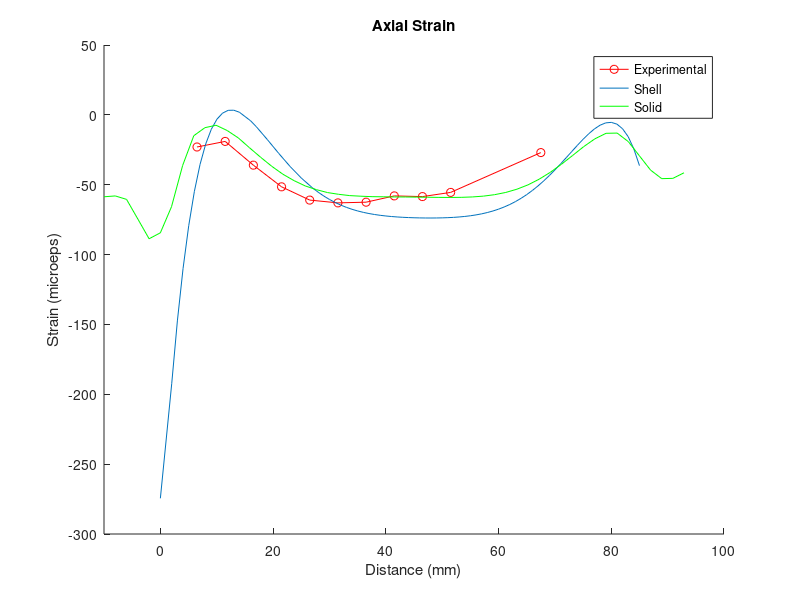
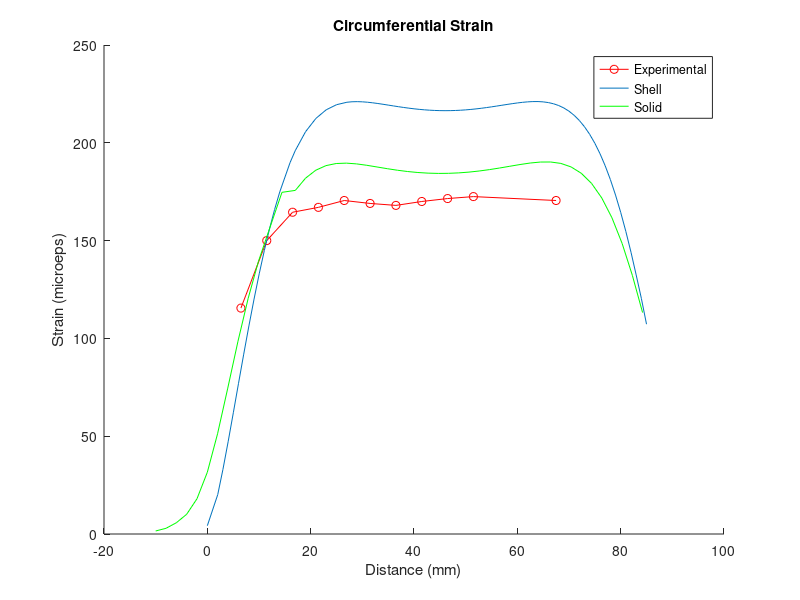
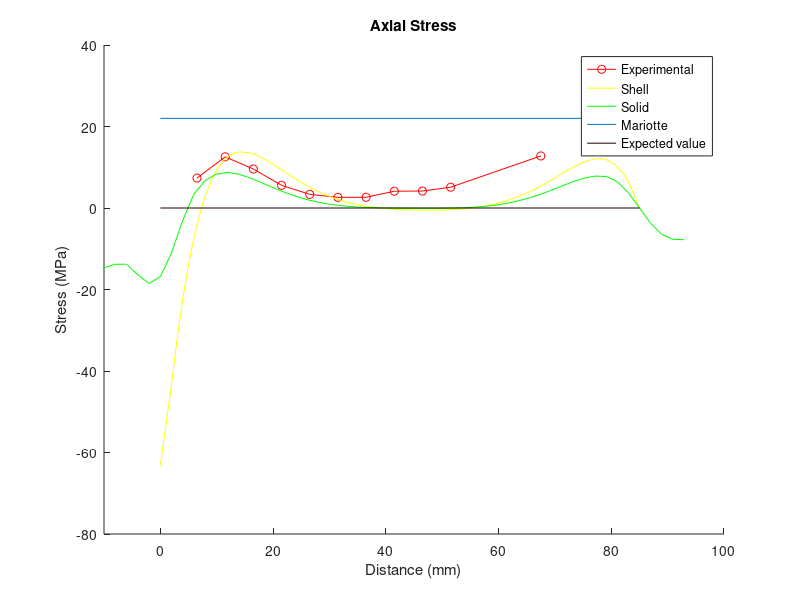
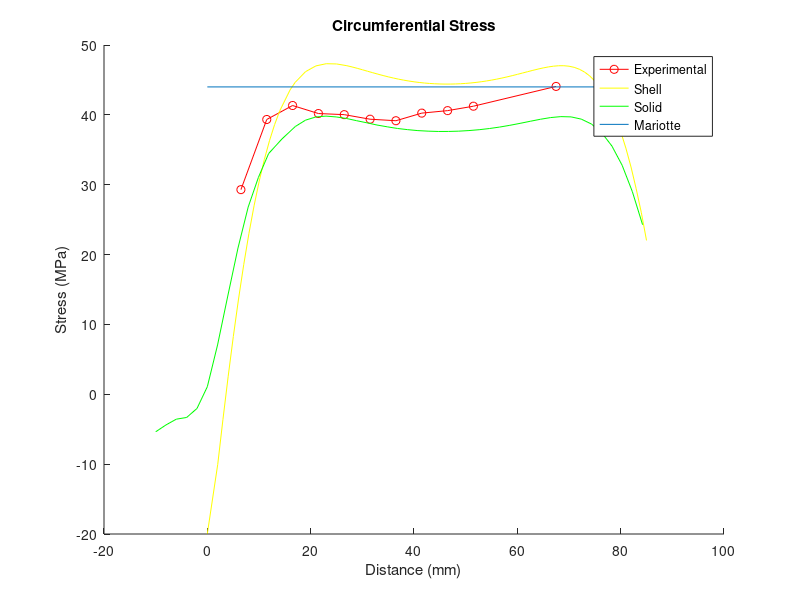

These charts were generated, in order, by the following MATLAB code:
%% STRAIN
clear all;
close all;

prova1_ax=-[23 16 35 51 60 63 62 57 58 56 27];
prova1_cir=-[-115 -150 -165 -170 -171 -170 -168 -169 -170 -171 -169];
prova2_ax=-[23 22 37 52 62 63 63 59 59 55 27];
prova2_cir=-[-116 -150 -164 -164 -170 -168 -168 -171 -173 -174 -172];
distance=[6.5 11.5 16.5 21.5 26.5 31.5 36.5 41.5 46.5 51.5 67.5];

EPSexp_ax=(prova1_ax+prova2_ax)/2;
EPSexp_cir=(prova1_cir+prova2_cir)/2;

xdis_shell=[0
2.0125
3.01873
4.02498
5.03117
6.03692
7.04142
8.04382
9.04354
10.0422
11.037
12.0298
13.0224
14.0158
16.0069
17.0041
19.0066
21.013
23.0126
25.0101
27.0088
28.0086
29.0084
30.0083
31.0082
32.0081
33.008
34.0079
35.0078
36.0077
37.0076
38.0075
39.0074
40.0073
41.0072
42.0071
43.007
44.0069
45.0068
46.0067
47.0066
48.0065
49.0064
50.0063
51.0062
52.0061
53.006
54.0059
55.0058
56.0057
57.0055
58.0054
59.0053
60.0052
61.0051
62.005
63.0049
64.0048
65.0047
66.0046
67.0045
68.0044
69.0043
70.0042
71.0041
72.004
73.0039
74.0038
75.0037
76.0036
77.0035
78.0034
79.0033
80.0032
81.0031
82.003
83.0029
84.0028
85.0027]';

EPSshell_cir=10^6*[4.24516E-006
2.01288E-005
3.30231E-005
4.7168E-005
6.19992E-005
7.70496E-005
9.19392E-005
0.000106369
0.000120123
0.00013304
0.000145003
0.000155967
0.000165924
0.000174876
0.000189844
0.000195938
0.000205662
0.000212465
0.000216888
0.000219484
0.000220733
0.000220982
0.000221042
0.00022095
0.000220741
0.000220446
0.00022009
0.000219695
0.00021928
0.000218862
0.000218453
0.000218065
0.000217706
0.000217382
0.000217101
0.000216865
0.000216677
0.000216541
0.000216457
0.000216427
0.00021645
0.000216527
0.000216656
0.000216835
0.000217063
0.000217336
0.00021765
0.000218001
0.000218381
0.000218782
0.000219196
0.000219609
0.000220008
0.000220376
0.000220692
0.000220935
0.000221075
0.000221085
0.000220928
0.000220566
0.000219956
0.000219052
0.000217801
0.000216148
0.000214036
0.000211403
0.000208187
0.000204324
0.000199753
0.000194414
0.000188254
0.000181228
0.000173297
0.000164453
0.000154669
0.000144018
0.000132418
0.000120475
0.000107261]';

EPSshell_ax=10^6*[-0.000274459
-0.000192458
-0.000147469
-0.000110002
-7.93214E-005
-5.47024E-005
-3.54391E-005
-2.08465E-005
-1.02656E-005
-3.08584E-006
1.25055E-006
3.24295E-006
3.32714E-006
1.89166E-006
-4.23819E-006
-8.39093E-006
-1.78215E-005
-2.7631E-005
-3.6931E-005
-4.52369E-005
-5.2326E-005
-5.5388E-005
-5.81311E-005
-6.05669E-005
-6.27111E-005
-6.45828E-005
-6.62034E-005
-6.75951E-005
-6.87809E-005
-6.97834E-005
-7.06245E-005
-7.13247E-005
-7.19034E-005
-7.23779E-005
-7.27638E-005
-7.30746E-005
-7.33213E-005
-7.35131E-005
-7.36565E-005
-7.37559E-005
-7.38131E-005
-7.38278E-005
-7.37971E-005
-7.3716E-005
-7.3577E-005
-7.33705E-005
-7.30846E-005
-7.27056E-005
-7.22176E-005
-7.1603E-005
-7.0843E-005
-6.99172E-005
-6.88045E-005
-6.74836E-005
-6.59332E-005
-6.41331E-005
-6.20645E-005
-5.97114E-005
-5.70618E-005
-5.41085E-005
-5.08509E-005
-4.72969E-005
-4.34642E-005
-3.93831E-005
-3.5098E-005
-3.06707E-005
-2.61825E-005
-2.17374E-005
-1.74645E-005
-1.35222E-005
-1.00989E-005
-7.4203E-006
-5.7435E-006
-5.37534E-006
-6.64026E-006
-9.94766E-006
-1.56299E-005
-2.43895E-005
-3.63355E-005]';

xdis_solid=[0
2
4
6
8
10
11.9767
13.9535
15.9302
17.907
19.8837
21.8605
24.4461
27.0316
29.0084
30.9851
32.9619
34.9386
36.9154
38.8921
40.8689
42.8456
44.8223
46.7991
48.7758
50.7526
52.7293
54.7061
56.6828
58.6596
60.6363
62.613
64.5898
66.5665
68.5433
70.52
72.4968
74.4735
76.4503
78.427
80.4037
82.3805
84.3572
86.334
88.3107
90.2875
92.2642
94.241]'-10;

xdis_solid_ax=[0
2
4
6
8
10
11.9767
13.9535
15.9302
17.907
19.8837
21.8605
23.8372
25.8139
27.7907
29.7674
31.7442
33.7209
35.6977
37.6744
39.6512
41.6279
43.6046
45.5814
47.5581
49.5349
51.5116
53.4884
55.4651
57.4419
59.4186
61.3953
63.3721
65.3488
67.3256
69.3023
71.2791
73.2558
75.2326
77.2093
79.186
81.1628
83.1395
85.1163
87.093
89.0698
91.0465
93.0233
95
96.9767
98.9535
100.93
102.907]'-10;

EPSsolid_ax=10^6*[-5.86354E-005
-5.80254E-005
-6.04915E-005
-7.45254E-005
-8.86844E-005
-8.44247E-005
-6.57525E-005
-3.62044E-005
-1.49273E-005
-9.17198E-006
-7.43939E-006
-1.12233E-005
-1.65249E-005
-2.35448E-005
-3.036E-005
-3.68212E-005
-4.24997E-005
-4.70833E-005
-5.08624E-005
-5.35286E-005
-5.56121E-005
-5.68617E-005
-5.77945E-005
-5.82232E-005
-5.85493E-005
-5.86358E-005
-5.87492E-005
-5.8784E-005
-5.88872E-005
-5.89655E-005
-5.90702E-005
-5.91015E-005
-5.90352E-005
-5.87499E-005
-5.81641E-005
-5.71289E-005
-5.55336E-005
-5.32159E-005
-5.00923E-005
-4.60409E-005
-4.11132E-005
-3.53379E-005
-2.9075E-005
-2.27173E-005
-1.71547E-005
-1.32048E-005
-1.30363E-005
-1.91493E-005
-2.93584E-005
-3.95575E-005
-4.56532E-005
-4.54478E-005
-4.14545E-005]';

EPSsolid_cir=10^6*[1.54862E-006
2.91109E-006
5.74954E-006
1.00844E-005
1.80411E-005
3.15848E-005
5.1224E-005
7.45788E-005
9.85426E-005
0.000120517
0.000139294
0.000154727
0.000174676
0.000175673
0.000181917
0.000185978
0.000188332
0.000189412
0.000189605
0.000189216
0.000188503
0.00018764
0.00018677
0.000185974
0.000185312
0.000184811
0.00018449
0.000184352
0.000184397
0.000184622
0.00018502
0.000185582
0.000186289
0.000187113
0.000188006
0.000188893
0.000189665
0.000190165
0.000190187
0.000189464
0.000187668
0.000184415
0.000179283
0.000171832
0.000161677
0.000148508
0.000132216
0.00011321]';

figure(1)
hold on;
xlim([-10 100]);
plot(distance,EPSexp_ax,'r-o');
plot(xdis_shell,EPSshell_ax);
plot(xdis_solid_ax,EPSsolid_ax,'g');
legend('Experimental','Shell','Solid')
xlabel('Distance (mm)');
ylabel('Strain (microeps)');
title('Axial Strain')

figure(2)
hold on;
plot(distance,EPSexp_cir,'-ro')
plot(xdis_shell,EPSshell_cir)
plot(xdis_solid,EPSsolid_cir,'g')
legend('Experimental','Shell','Solid')
xlabel('Distance (mm)');
ylabel('Strain (microeps)');
title('Circumferential Strain')

%% STRESS
E=206000;
poss=0.3;
den=(poss+1)*(2*poss-1);

SIGexp_cir=E/den*((poss-1)*EPSexp_cir-poss*EPSexp_ax)/10^6;
SIGexp_ax=E/den*((poss-1)*EPSexp_ax-poss*EPSexp_cir)/10^6;

SIGshell_cir=[-19.9564
-10.0289
-3.61598
2.51225
8.28141
13.6388
18.5505
22.9995
26.9863
30.5201
33.6165
36.303
38.6113
40.5713
43.5639
44.6558
46.1844
47.0088
47.3218
47.2881
47.036
46.8602
46.6647
46.4576
46.2458
46.0347
45.8287
45.6312
45.445
45.2718
45.1132
44.97
44.8428
44.7318
44.6372
44.5589
44.4968
44.4507
44.4204
44.4059
44.4069
44.4234
44.4555
44.5032
44.5664
44.6453
44.7398
44.8497
44.9748
45.1146
45.2681
45.4343
45.6115
45.7972
45.9887
46.182
46.3724
46.554
46.7199
46.8615
46.9691
47.0311
47.0343
46.9636
46.8022
46.5313
46.1302
45.5764
44.8455
43.9122
42.7491
41.3293
39.6239
37.6073
35.2489
32.5345
29.4193
25.9903
22.0241]';

SIGshell_ax=[-63.1241
-42.9559
-31.5719
-21.8314
-13.6073
-6.76789
-1.1788
3.29545
6.79077
9.43596
11.3511
12.648
13.4271
13.7782
13.503
13.0079
11.5696
9.8209
8.00838
6.28629
4.74272
4.05394
3.42432
2.85423
2.34262
1.88738
1.48557
1.13371
0.827967
0.564316
0.338716
0.147208
-0.0139784
-0.148346
-0.259064
-0.348911
-0.420245
-0.474967
-0.514504
-0.539784
-0.551235
-0.548795
-0.53189
-0.49945
-0.449938
-0.381363
-0.291303
-0.176943
-0.035127
0.137583
0.344835
0.590399
0.878055
1.21146
1.59401
2.02864
2.5176
3.06227
3.66283
4.31796
5.02452
5.7771
6.56768
7.38508
8.21455
9.03717
9.82937
10.5623
11.2013
11.7054
12.0268
12.1101
11.8927
11.3031
10.2643
8.68716
6.48862
3.55257
-0.21717]';

SIGsolid_cir=[-5.37207
-4.38462
-3.56041
-3.31648
-2.02737
1.08844
7.0577
14.0618
20.9286
26.8068
31.0439
34.4569
36.5527
38.3351
39.2439
39.6962
39.8217
39.7032
39.4833
39.1651
38.8633
38.5448
38.2883
38.0515
37.8832
37.7459
37.6682
37.6232
37.6281
37.6672
37.7519
37.8748
38.0433
38.2522
38.5027
38.7833
39.0824
39.3703
39.6131
39.7482
39.7096
39.3896
38.6844
37.4377
35.5309
32.7791
29.0009
24.2755]';

SIGsolid_ax=[-14.6658
-13.7973
-13.7942
-16.3907
-18.5234
-16.8463
-11.037
-3.08677
3.35231
6.70851
8.29761
8.72507
8.32731
7.43429
6.31462
5.13429
4.01609
3.02211
2.1889
1.52008
1.0086
0.633009
0.370117
0.194002
0.0813959
0.0119418
-0.030177
-0.0557892
-0.0708303
-0.0757802
-0.0663129
-0.0329025
0.0383309
0.165597
0.370075
0.674976
1.10289
1.6732
2.39712
3.2725
4.27588
5.35469
6.41484
7.30697
7.83481
7.73451
6.50596
3.77754
0.0157607
-3.74464
-6.46886
-7.69042
-7.781];

figure(3)
hold on;
xlim([-10 100])
plot(distance,SIGexp_ax,'r-o');
plot(xdis_shell,SIGshell_ax,'y');
plot(xdis_solid_ax,SIGsolid_ax,'g');
line([0 85],[22 22])
line([0 85],[0 0],'color',[.1 .0 .0])
legend('Experimental','Shell','Solid','Mariotte','Expected value')
xlabel('Distance (mm)');
ylabel('Stress (MPa)');
title('Axial Stress')

figure(4)
hold on;
plot(distance,SIGexp_cir,'-ro')
plot(xdis_shell,SIGshell_cir,'y')
plot(xdis_solid,SIGsolid_cir,'g')
line([0 85],[44 44])
legend('Experimental','Shell','Solid','Mariotte')
xlabel('Distance (mm)');
ylabel('Stress (MPa)');
title('Circumferential Stress')

%% MISES
solid_mis=[-5.37207
-4.38462
-3.56041
-3.31648
-2.02737
1.08844
7.0577
14.0618
20.9286
26.8068
31.0439
34.4569
36.5527
38.3351
39.2439
39.6962
39.8217
39.7032
39.4833
39.1651
38.8633
38.5448
38.2883
38.0515
37.8832
37.7459
37.6682
37.6232
37.6281
37.6672
37.7519
37.8748
38.0433
38.2522
38.5027
38.7833
39.0824
39.3703
39.6131
39.7482
39.7096
39.3896
38.6844
37.4377
35.5309
32.7791
29.0009
24.2755];
